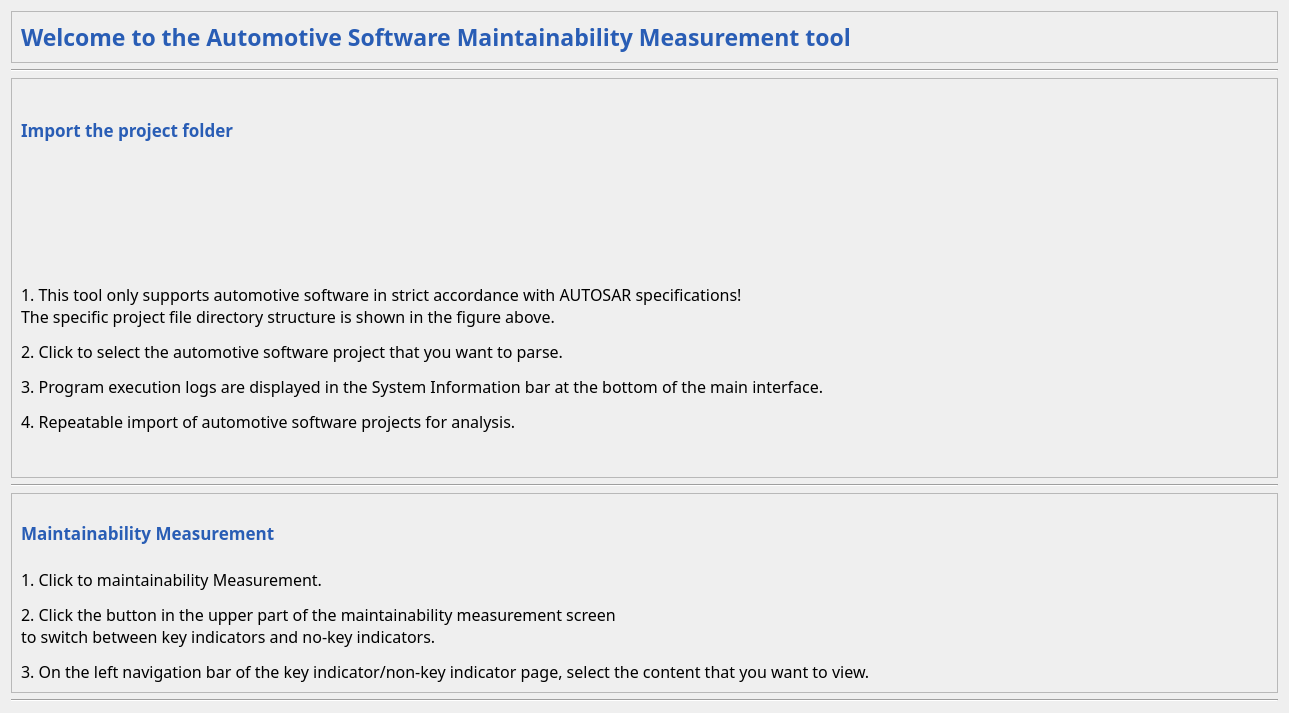
                   <widget class="QWidget" name="scrollAreaWidgetContents_2">
                    <property name="geometry">
                     <rect>
                      <x>0</x>
                      <y>0</y>
                      <width>1289</width>
                      <height>713</height>
                     </rect>
                    </property>
                    <layout class="QVBoxLayout" name="verticalLayout_7">
                     <item>
                      <widget class="QFrame" name="frame_48">
                       <property name="frameShape">
                        <enum>QFrame::StyledPanel</enum>
                       </property>
                       <property name="frameShadow">
                        <enum>QFrame::Raised</enum>
                       </property>
                       <layout class="QVBoxLayout" name="verticalLayout_16">
                        <item>
                         <widget class="QLabel" name="label_2">
                          <property name="sizePolicy">
                           <sizepolicy hsizetype="Preferred" vsizetype="Expanding">
                            <horstretch>0</horstretch>
                            <verstretch>1</verstretch>
                           </sizepolicy>
                          </property>
                          <property name="font">
                           <font>
                            <family>等线</family>
                            <pointsize>17</pointsize>
                            <weight>75</weight>
                            <bold>true</bold>
                            <underline>false</underline>
                           </font>
                          </property>
                          <property name="styleSheet">
                           <string notr="true">color:#295db5;</string>
                          </property>
                          <property name="text">
                           <string>Welcome to the Automotive Software Maintainability Measurement tool</string>
                          </property>
                         </widget>
                        </item>
                       </layout>
                      </widget>
                     </item>
                     <item>
                      <widget class="Line" name="line_12">
                       <property name="orientation">
                        <enum>Qt::Horizontal</enum>
                       </property>
                      </widget>
                     </item>
                     <item>
                      <widget class="QFrame" name="frame_49">
                       <property name="sizePolicy">
                        <sizepolicy hsizetype="Preferred" vsizetype="Expanding">
                         <horstretch>0</horstretch>
                         <verstretch>2</verstretch>
                        </sizepolicy>
                       </property>
                       <property name="frameShape">
                        <enum>QFrame::StyledPanel</enum>
                       </property>
                       <property name="frameShadow">
                        <enum>QFrame::Raised</enum>
                       </property>
                       <layout class="QVBoxLayout" name="verticalLayout_25">
                        <property name="spacing">
                         <number>14</number>
                        </property>
                        <item>
                         <widget class="QLabel" name="label_17">
                          <property name="font">
                           <font>
                            <family>黑体</family>
                            <pointsize>13</pointsize>
                            <weight>75</weight>
                            <bold>true</bold>
                           </font>
                          </property>
                          <property name="styleSheet">
                           <string notr="true">color:#295db5;</string>
                          </property>
                          <property name="text">
                           <string>Import the project folder</string>
                          </property>
                         </widget>
                        </item>
                        <item>
                         <widget class="QLabel" name="label_25">
                          <property name="font">
                           <font>
                            <family>微软雅黑</family>
                            <pointsize>10</pointsize>
                            <weight>50</weight>
                            <bold>false</bold>
                           </font>
                          </property>
                          <property name="text">
                           <string/>
                          </property>
                         </widget>
                        </item>
                        <item>
                         <widget class="QLabel" name="label_27">
                          <property name="font">
                           <font>
                            <family>黑体</family>
                            <pointsize>12</pointsize>
                           </font>
                          </property>
                          <property name="text">
                           <string>&lt;html&gt;&lt;head/&gt;&lt;body&gt;&lt;p&gt;1. This tool only supports automotive software in strict accordance with AUTOSAR specifications! &lt;br&gt;The specific project file directory structure is shown in the figure above.&lt;/p&gt;&lt;p&gt;2. Click &lt;img src=&quot;:/icon/images/icon/icons8-upload.png&quot; width=&quot;30&quot;/&gt; to select the automotive software project that you want to parse.&lt;/p&gt;&lt;p&gt;3. Program execution logs are displayed in the System Information bar at the bottom of the main interface.&lt;/p&gt;&lt;p&gt;4. Repeatable import of automotive software projects for analysis.&lt;/p&gt;&lt;p&gt;&lt;/body&gt;&lt;/html&gt;</string>
                          </property>
                         </widget>
                        </item>
                       </layout>
                      </widget>
                     </item>
                     <item>
                      <widget class="Line" name="line_9">
                       <property name="orientation">
                        <enum>Qt::Horizontal</enum>
                       </property>
                      </widget>
                     </item>
                     <item>
                      <widget class="QFrame" name="frame_52">
                       <property name="sizePolicy">
                        <sizepolicy hsizetype="Preferred" vsizetype="Expanding">
                         <horstretch>0</horstretch>
                         <verstretch>1</verstretch>
                        </sizepolicy>
                       </property>
                       <property name="frameShape">
                        <enum>QFrame::StyledPanel</enum>
                       </property>
                       <property name="frameShadow">
                        <enum>QFrame::Raised</enum>
                       </property>
                       <layout class="QVBoxLayout" name="verticalLayout_27">
                        <item>
                         <widget class="QLabel" name="label_20">
                          <property name="font">
                           <font>
                            <family>黑体</family>
                            <pointsize>13</pointsize>
                            <weight>75</weight>
                            <bold>true</bold>
                           </font>
                          </property>
                          <property name="styleSheet">
                           <string notr="true">color:#295db5;</string>
                          </property>
                          <property name="text">
                           <string>Maintainability Measurement</string>
                          </property>
                         </widget>
                        </item>
                        <item>
                         <widget class="QLabel" name="label_24">
                          <property name="font">
                           <font>
                            <family>黑体</family>
                            <pointsize>12</pointsize>
                            <weight>50</weight>
                            <bold>false</bold>
                           </font>
                          </property>
                          <property name="text">
                           <string>&lt;html&gt;&lt;head/&gt;&lt;body&gt;&lt;p&gt;1. Click &lt;img src=&quot;:/icon/images/icon/icons8-measure.png&quot; width=&quot;30&quot;/&gt; to maintainability Measurement.&lt;/p&gt;&lt;p&gt;2. Click the button in the upper part of the maintainability measurement screen&lt;br&gt;to switch between key indicators and no-key indicators.&lt;/p&gt;&lt;p&gt;3. On the left navigation bar of the key indicator/non-key indicator page, select the content that you want to view.&lt;/p&gt;&lt;/body&gt;&lt;/html&gt;</string>
                          </property>
                         </widget>
                        </item>
                       </layout>
                      </widget>
                     </item>
                     <item>
                      <widget class="Line" name="line_8">
                       <property name="orientation">
                        <enum>Qt::Horizontal</enum>
                       </property>
                      </widget>
                     </item>
                    </layout>
                   </widget>
